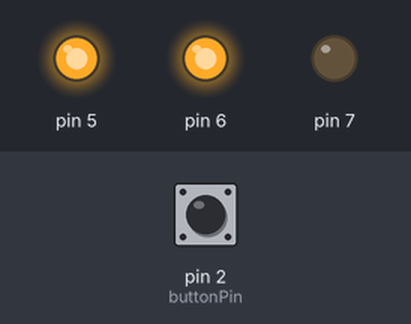
A sketch run on a simulated Arduino Uno, built with avr-gcc and run on an emulated ATmega328P. Shown: output pins drawn as LEDs (lit = HIGH). Inputs (shaded band) come from the test bench; at power-on: pin 2 (buttonPin) LOW.

Above: at 1.2 s.
1.3 s: pin 2 (buttonPin) pulled HIGH for 0.15 s
At 1.37 s:
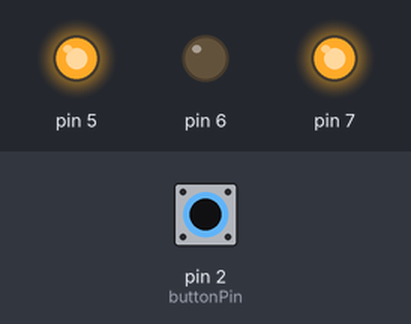
2.9 s: pin 2 (buttonPin) pulled HIGH for 3.2 s
At 7.3 s:
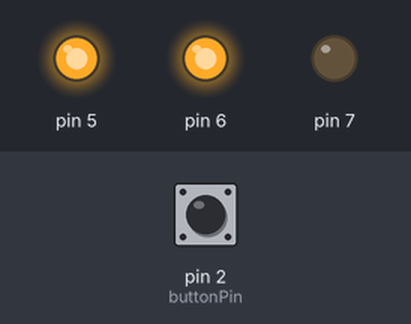
Timing chart, 0 to 8.8 s (numbered marks = the images above; inputs shaded):
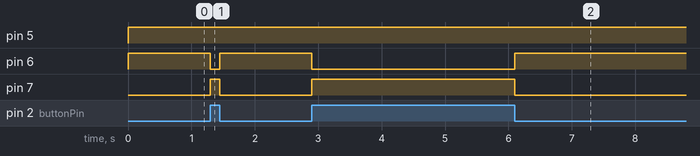

Measured:
- after the input at 1.3 s, pin 6: HIGH → LOW at once, → HIGH 0.15 s later; pin 7: LOW → HIGH at once, → LOW 0.15 s later
- after the input at 2.9 s, pin 6: HIGH → LOW at once, → HIGH 3.2 s later; pin 7: LOW → HIGH at once, → LOW 3.2 s later

The sketch:

PBRGBINVERSED.ino
```cpp
// constants won't change. They're used here to set pin numbers:
const int buttonPin = 2;  // the number of the pushbutton pin


// variables will change:
int buttonState = 0;  // variable for reading the pushbutton status

void setup() {
  // initialize the LED pin as an output:
  pinMode(7, OUTPUT);
  pinMode(6,OUTPUT);
  pinMode(5,OUTPUT);
  // initialize the pushbutton pin as an input:
  pinMode(2, INPUT);
}

void loop() {
  // read the state of the pushbutton value:
  buttonState = digitalRead(buttonPin);

  // check if the pushbutton is pressed. If it is, the buttonState is HIGH:
  if (buttonState == HIGH) {
    // turn LED on:
    digitalWrite(7, HIGH);
    digitalWrite(6,LOW);
    digitalWrite(5,HIGH);
  } else {
    // turn LED off:
    digitalWrite(7, LOW);
    digitalWrite(6,HIGH);
    digitalWrite(5,HIGH);
  }
}
```
